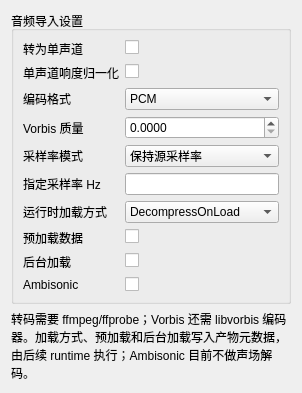
<?xml version='1.0' encoding='UTF-8'?>
<ui version="4.0">
  <class>AudioInspectorForm</class>
  <widget class="QWidget" name="AudioInspectorForm">
    <layout class="QVBoxLayout" name="mainLayout">
      <item>
        <widget class="QGroupBox" name="settingsGroup">
          <property name="title">
            <string>音频导入设置</string>
          </property>
          <layout class="QFormLayout" name="settingsLayout">
            <item row="0" column="0">
              <widget class="QLabel" name="ForceToMonoLabel">
                <property name="text">
                  <string>转为单声道</string>
                </property>
                <property name="textFormat">
                  <enum>Qt::PlainText</enum>
                </property>
                <property name="wordWrap">
                  <bool>true</bool>
                </property>
              </widget>
            </item>
            <item row="0" column="1">
              <widget class="QCheckBox" name="forceToMonoCheck">
                <property name="settingKey" stdset="0">
                  <string>ForceToMono</string>
                </property>
              </widget>
            </item>
            <item row="1" column="0">
              <widget class="QLabel" name="NormalizeLabel">
                <property name="text">
                  <string>单声道响度归一化</string>
                </property>
                <property name="textFormat">
                  <enum>Qt::PlainText</enum>
                </property>
                <property name="wordWrap">
                  <bool>true</bool>
                </property>
              </widget>
            </item>
            <item row="1" column="1">
              <widget class="QCheckBox" name="normalizeCheck">
                <property name="settingKey" stdset="0">
                  <string>Normalize</string>
                </property>
              </widget>
            </item>
            <item row="2" column="0">
              <widget class="QLabel" name="CompressionFormatLabel">
                <property name="text">
                  <string>编码格式</string>
                </property>
                <property name="textFormat">
                  <enum>Qt::PlainText</enum>
                </property>
                <property name="wordWrap">
                  <bool>true</bool>
                </property>
              </widget>
            </item>
            <item row="2" column="1">
              <widget class="QComboBox" name="compressionFormatCombo">
                <property name="settingKey" stdset="0">
                  <string>CompressionFormat</string>
                </property>
                <property name="values" stdset="0">
                  <stringlist notr="true">
                    <string>PCM</string>
                    <string>Vorbis</string>
                    <string>ADPCM</string>
                  </stringlist>
                </property>
                <item>
                  <property name="text">
                    <string>PCM</string>
                  </property>
                </item>
                <item>
                  <property name="text">
                    <string>Vorbis</string>
                  </property>
                </item>
                <item>
                  <property name="text">
                    <string>ADPCM</string>
                  </property>
                </item>
              </widget>
            </item>
            <item row="3" column="0">
              <widget class="QLabel" name="QualityLabel">
                <property name="text">
                  <string>Vorbis 质量</string>
                </property>
                <property name="textFormat">
                  <enum>Qt::PlainText</enum>
                </property>
                <property name="wordWrap">
                  <bool>true</bool>
                </property>
              </widget>
            </item>
            <item row="3" column="1">
              <widget class="QDoubleSpinBox" name="qualitySpin">
                <property name="settingKey" stdset="0">
                  <string>Quality</string>
                </property>
                <property name="minimum">
                  <double>0</double>
                </property>
                <property name="maximum">
                  <double>1</double>
                </property>
                <property name="decimals">
                  <number>4</number>
                </property>
                <property name="singleStep">
                  <double>0.05</double>
                </property>
              </widget>
            </item>
            <item row="4" column="0">
              <widget class="QLabel" name="SampleRateModeLabel">
                <property name="text">
                  <string>采样率模式</string>
                </property>
                <property name="textFormat">
                  <enum>Qt::PlainText</enum>
                </property>
                <property name="wordWrap">
                  <bool>true</bool>
                </property>
              </widget>
            </item>
            <item row="4" column="1">
              <widget class="QComboBox" name="sampleRateModeCombo">
                <property name="settingKey" stdset="0">
                  <string>SampleRateMode</string>
                </property>
                <property name="values" stdset="0">
                  <stringlist notr="true">
                    <string>Preserve</string>
                    <string>Optimize</string>
                    <string>Override</string>
                  </stringlist>
                </property>
                <item>
                  <property name="text">
                    <string>保持源采样率</string>
                  </property>
                </item>
                <item>
                  <property name="text">
                    <string>优化至 8–48 kHz</string>
                  </property>
                </item>
                <item>
                  <property name="text">
                    <string>指定采样率</string>
                  </property>
                </item>
              </widget>
            </item>
            <item row="5" column="0">
              <widget class="QLabel" name="SampleRateOverrideLabel">
                <property name="text">
                  <string>指定采样率 Hz</string>
                </property>
                <property name="textFormat">
                  <enum>Qt::PlainText</enum>
                </property>
                <property name="wordWrap">
                  <bool>true</bool>
                </property>
              </widget>
            </item>
            <item row="5" column="1">
              <widget class="QLineEdit" name="sampleRateOverrideEdit">
                <property name="settingKey" stdset="0">
                  <string>SampleRateOverride</string>
                </property>
                <property name="fieldType" stdset="0">
                  <string>uint32</string>
                </property>
              </widget>
            </item>
            <item row="6" column="0">
              <widget class="QLabel" name="LoadTypeLabel">
                <property name="text">
                  <string>运行时加载方式</string>
                </property>
                <property name="textFormat">
                  <enum>Qt::PlainText</enum>
                </property>
                <property name="wordWrap">
                  <bool>true</bool>
                </property>
              </widget>
            </item>
            <item row="6" column="1">
              <widget class="QComboBox" name="loadTypeCombo">
                <property name="settingKey" stdset="0">
                  <string>LoadType</string>
                </property>
                <property name="values" stdset="0">
                  <stringlist notr="true">
                    <string>DecompressOnLoad</string>
                    <string>CompressedInMemory</string>
                    <string>Streaming</string>
                  </stringlist>
                </property>
                <item>
                  <property name="text">
                    <string>DecompressOnLoad</string>
                  </property>
                </item>
                <item>
                  <property name="text">
                    <string>CompressedInMemory</string>
                  </property>
                </item>
                <item>
                  <property name="text">
                    <string>Streaming</string>
                  </property>
                </item>
              </widget>
            </item>
            <item row="7" column="0">
              <widget class="QLabel" name="PreloadAudioDataLabel">
                <property name="text">
                  <string>预加载数据</string>
                </property>
                <property name="textFormat">
                  <enum>Qt::PlainText</enum>
                </property>
                <property name="wordWrap">
                  <bool>true</bool>
                </property>
              </widget>
            </item>
            <item row="7" column="1">
              <widget class="QCheckBox" name="preloadAudioDataCheck">
                <property name="settingKey" stdset="0">
                  <string>PreloadAudioData</string>
                </property>
              </widget>
            </item>
            <item row="8" column="0">
              <widget class="QLabel" name="LoadInBackgroundLabel">
                <property name="text">
                  <string>后台加载</string>
                </property>
                <property name="textFormat">
                  <enum>Qt::PlainText</enum>
                </property>
                <property name="wordWrap">
                  <bool>true</bool>
                </property>
              </widget>
            </item>
            <item row="8" column="1">
              <widget class="QCheckBox" name="loadInBackgroundCheck">
                <property name="settingKey" stdset="0">
                  <string>LoadInBackground</string>
                </property>
              </widget>
            </item>
            <item row="9" column="0">
              <widget class="QLabel" name="AmbisonicLabel">
                <property name="text">
                  <string>Ambisonic</string>
                </property>
                <property name="textFormat">
                  <enum>Qt::PlainText</enum>
                </property>
                <property name="wordWrap">
                  <bool>true</bool>
                </property>
              </widget>
            </item>
            <item row="9" column="1">
              <widget class="QCheckBox" name="ambisonicCheck">
                <property name="settingKey" stdset="0">
                  <string>Ambisonic</string>
                </property>
              </widget>
            </item>
          </layout>
        </widget>
      </item>
      <item>
        <widget class="QLabel" name="capabilityLabel">
          <property name="text">
            <string>转码需要 ffmpeg/ffprobe；Vorbis 还需 libvorbis 编码器。加载方式、预加载和后台加载写入产物元数据，由后续 runtime 执行；Ambisonic 目前不做声场解码。</string>
          </property>
          <property name="textFormat">
            <enum>Qt::PlainText</enum>
          </property>
          <property name="wordWrap">
            <bool>true</bool>
          </property>
        </widget>
      </item>
    </layout>
  </widget>
  <resources />
  <connections />
</ui>
